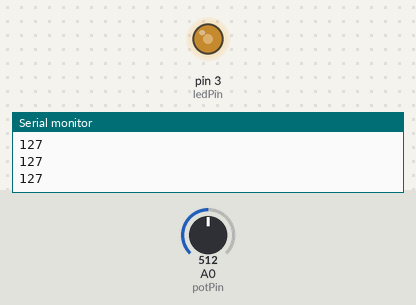
The sketch below on a simulated Arduino Uno, built with avr-gcc and run on an emulated ATmega328P. Shown: output pins drawn as LEDs (lit = HIGH), the last lines printed to the serial monitor. The inputs (shaded band) are chosen by the test bench; at power-on: A0 (potPin) = 512.

Above: at 1.3 s.
1.4 s: A0 (potPin) set to 716
At 2.3 s:
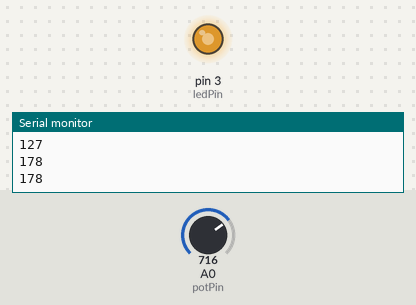
3.0 s: A0 (potPin) set to 900
At 3.5 s:
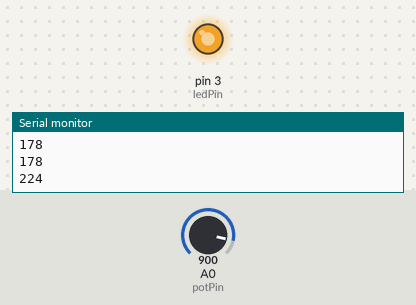
4.5 s: A0 (potPin) set to 122
At 5.7 s:
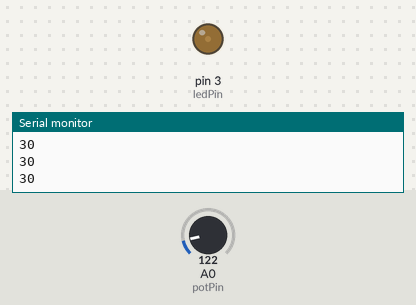
6.0 s: A0 (potPin) set to 0
At 7.1 s:
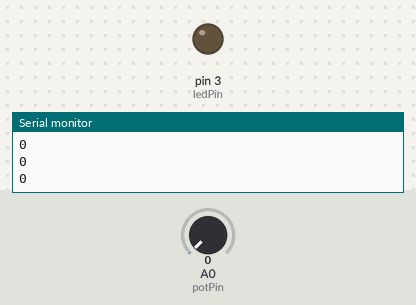
7.5 s: A0 (potPin) set to 511
At 8.2 s:
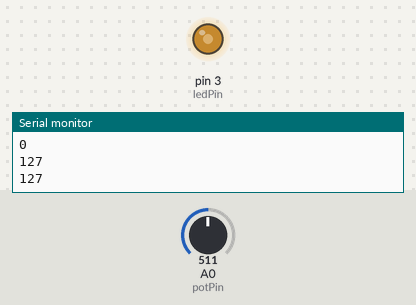
Timing chart, 0 to 10.0 s (numbered marks = the images above; inputs shaded):
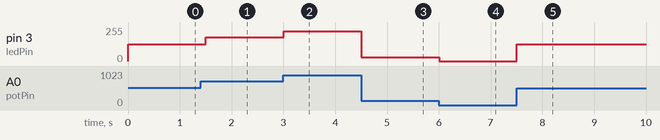

Measured:
- after the input at 1.4 s, pin 3 (ledPin): 127/255 → 178/255 after 0.10 s
- after the input at 3.0 s, pin 3 (ledPin): 178/255 → 224/255 at once
- after the input at 4.5 s, pin 3 (ledPin): 224/255 → 30/255 at once
- after the input at 6.0 s, pin 3 (ledPin): 30/255 → 0/255 at once
- after the input at 7.5 s, pin 3 (ledPin): 0/255 → 127/255 at once

The sketch:

potenciometro.ino
```cpp
int ledPin = 3;//Atribui o pino D3 (GPIO3) a variável ledPin
int potPin = A0;//Atribui o pino analógico A0 a variável potPin
int valorpot = 0;//Variável responsável pelo armazenamento da leitura bruta do potenciometro
int pwm = 0;//Variável responsável pelo armazenamento do valor convertido pela função map
void setup(){
 pinMode(ledPin, OUTPUT);//Configura ledPin como saída
 pinMode(potPin, INPUT);//Configura potPin como entrada
 Serial.begin(9600);//Inicializa a serial com velocidade de comunicação de 9600.
}
void loop(){
 valorpot = analogRead(potPin);//Efetua a leitura do pino analógico A0
 pwm = map(valorpot, 0, 1023, 0, 255);//Função map() para converter a escala de 0 a 1023 para a escala de 0 a 255
 Serial.println(pwm);//Imprime valorpot na serial
 analogWrite(ledPin, pwm);//Aciona o LED proporcionalmente à leitura analógica
 delay(500);//Intervalo de 500 milissegundos
}
```
